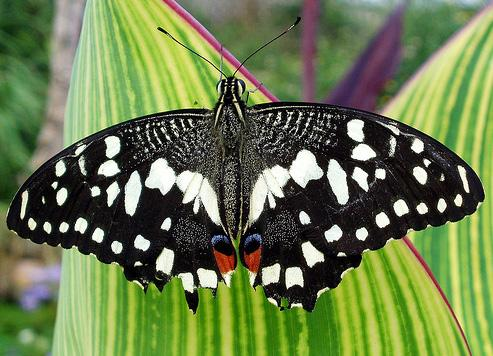
//> input picture imgdata/butterfly.jpg, 493 x 356 px
$ ./4-6_DFT   (built with g++ and OpenCV 4)
//> lines starting //> are read from the running program, lines starting //| are printed output that depends on the picture
//> further down, srcImg is the input picture: 356 rows x 493 cols, CV_8UC3; mean B, G, R 77.2, 123.6, 107
// C++ source file
/***********************************************
# Copyright (c) 2018, Wuhan
# All rights reserved.
#
# @Filename: 4-6_DFT.cpp
# @Version：V1.0
# @Author: Frank Liu - frankliu624@gmail.com
# @Description: 离散傅里叶变换
# @Create Time: 2018-10-02 19:58:54
# @Last Modified: 2018-10-02 19:58:54
***********************************************/
#include <iostream>
#include <opencv2/core/core.hpp>
#include <opencv2/imgproc/imgproc.hpp>
#include <opencv2/highgui/highgui.hpp>

using namespace std;
using namespace cv;

Mat DFT(Mat srcImg)
{
    Mat srcGray;
    cvtColor(srcImg, srcGray, CV_BGR2GRAY);
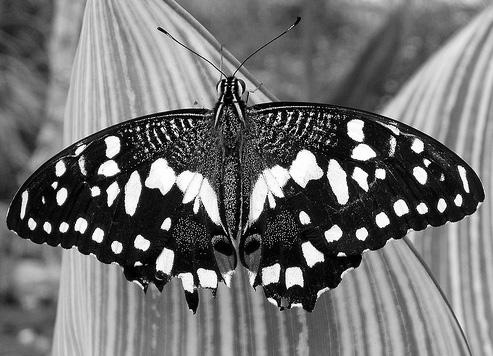
//> srcGray: 356 rows x 493 cols, CV_8UC1; min 0, max 255, mean 113.3
    // 将图像延扩到最佳尺寸
    int nRows = getOptimalDFTSize(srcGray.rows);
//> nRows = 360
    int nCols = getOptimalDFTSize(srcGray.cols);
//> nCols = 500
    Mat resultImg;
    // 把灰度图像放在左上角，向右和向下扩展图像
    // 将添加的像素初始化为0
    copyMakeBorder(srcGray, resultImg, 0, nRows - srcGray.rows, 0, nCols - srcGray.cols, BORDER_CONSTANT, Scalar::all(0));
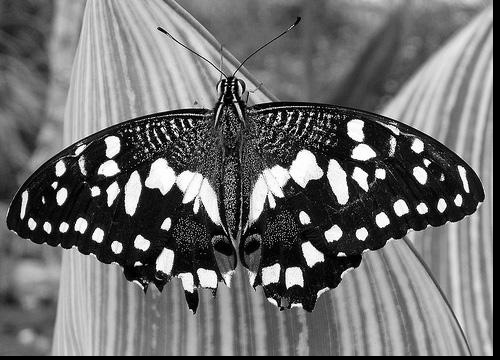
//> resultImg: 360 rows x 500 cols, CV_8UC1; min 0, max 255, mean 110.5
    // 为傅里叶变换的结果(实部和虚部)分配存储空间
    Mat planes[] = { Mat_<float>(resultImg), Mat::zeros(resultImg.size(), CV_32F) };
//> planes[1]: 360 rows x 500 cols, CV_32FC1; every value is 0
    Mat completeI;
    // 为延扩后的图像增添一个初始化为0的通道
    merge(planes, 2, completeI);
    // 进行离散傅里叶变换
    dft(completeI, completeI);
    // 将复数转换为幅度
    split(completeI, planes);
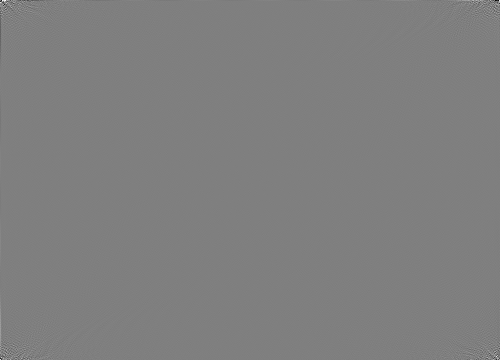
//> planes[1]: 360 rows x 500 cols, CV_32FC1; min -1056749.2, max 1056749.2, mean 0; drawn with min black and max white
    magnitude(planes[0], planes[1], planes[0]);
    Mat dftResultImg = planes[0];
    // 对数尺度(logarithm scale)缩放
    dftResultImg += 1;
    log(dftResultImg, dftResultImg);
    // 剪切和重分布幅度图象限
    dftResultImg = dftResultImg(Rect(0,0,srcGray.cols,srcGray.rows));
//> dftResultImg: 356 rows x 493 cols, CV_32FC1
    // 归一化图像
    normalize(dftResultImg, dftResultImg, 0, 1, CV_MINMAX);
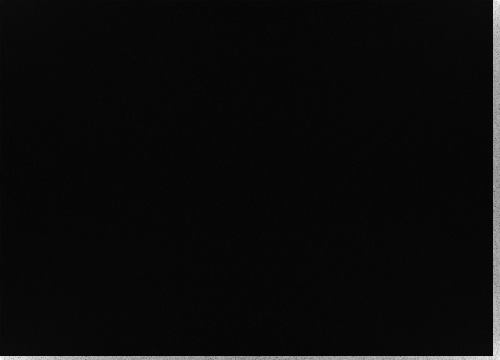
//> planes[0]: 360 rows x 500 cols, CV_32FC1; min 0, max 14.63, mean 0.667; drawn with min black and max white
    int cx = dftResultImg.cols / 2;
//> cx = 246
    int cy = dftResultImg.rows / 2;
//> cy = 178
    Mat tmp;
    // Top-Left——为每一个象限创建ROI
    Mat q0(dftResultImg, Rect(0, 0, cx, cy));
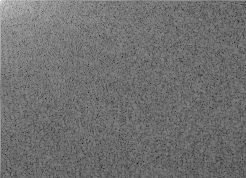
//> q0: 178 rows x 246 cols, CV_32FC1; min 0.0741, max 1, mean 0.44
    // Top-Right
    Mat q1(dftResultImg, Rect(cx, 0, cx, cy));
    // Bottom-Left
    Mat q2(dftResultImg, Rect(0, cy, cx, cy));
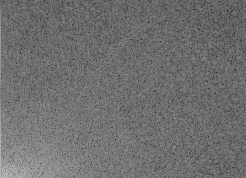
//> q2: 178 rows x 246 cols, CV_32FC1; min 0, max 0.753, mean 0.437
    // Bottom-Right
    Mat q3(dftResultImg, Rect(cx, cy, cx, cy));
    // 交换象限(Top-Left <--> Bottom-Right)
    q0.copyTo(tmp);
    q3.copyTo(q0);
    tmp.copyTo(q3);
    // 交换象限(Top-Right <--> Bottom-Left)
    q1.copyTo(tmp);
    q2.copyTo(q1);
    tmp.copyTo(q2);
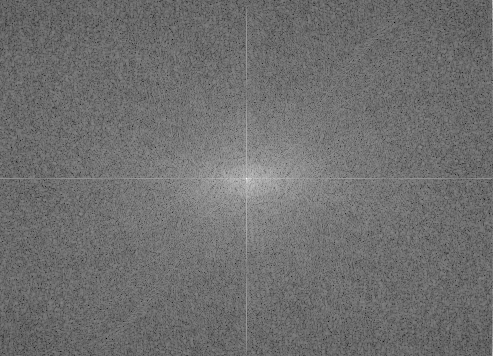
//> dftResultImg: 356 rows x 493 cols, CV_32FC1; min 0, max 1, mean 0.437

    return dftResultImg;
}

int main()
{
    Mat srcImg = imread("../../imgdata/butterfly.jpg");
    if(srcImg.empty())
        return -1;
    imshow("srcImage", srcImg);
    Mat resultImg = DFT(srcImg);
    imshow("dftImage", resultImg);
    waitKey(0);
    return 0;
}

$ run again, with imgdata/HappyFish.jpg copied over imgdata/butterfly.jpg
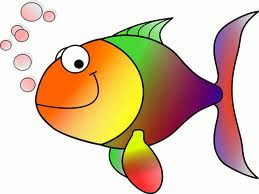
//> input picture imgdata/HappyFish.jpg, 259 x 194 px
//> srcImg is the input picture: 194 rows x 259 cols, CV_8UC3; mean B, G, R 170.8, 196.4, 219.3
//> in DFT, `tmp.copyTo(q2);`:
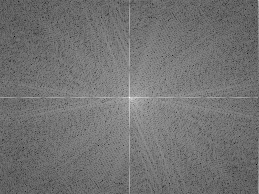
//> dftResultImg: 194 rows x 259 cols, CV_32FC1; min 0, max 1, mean 0.45
